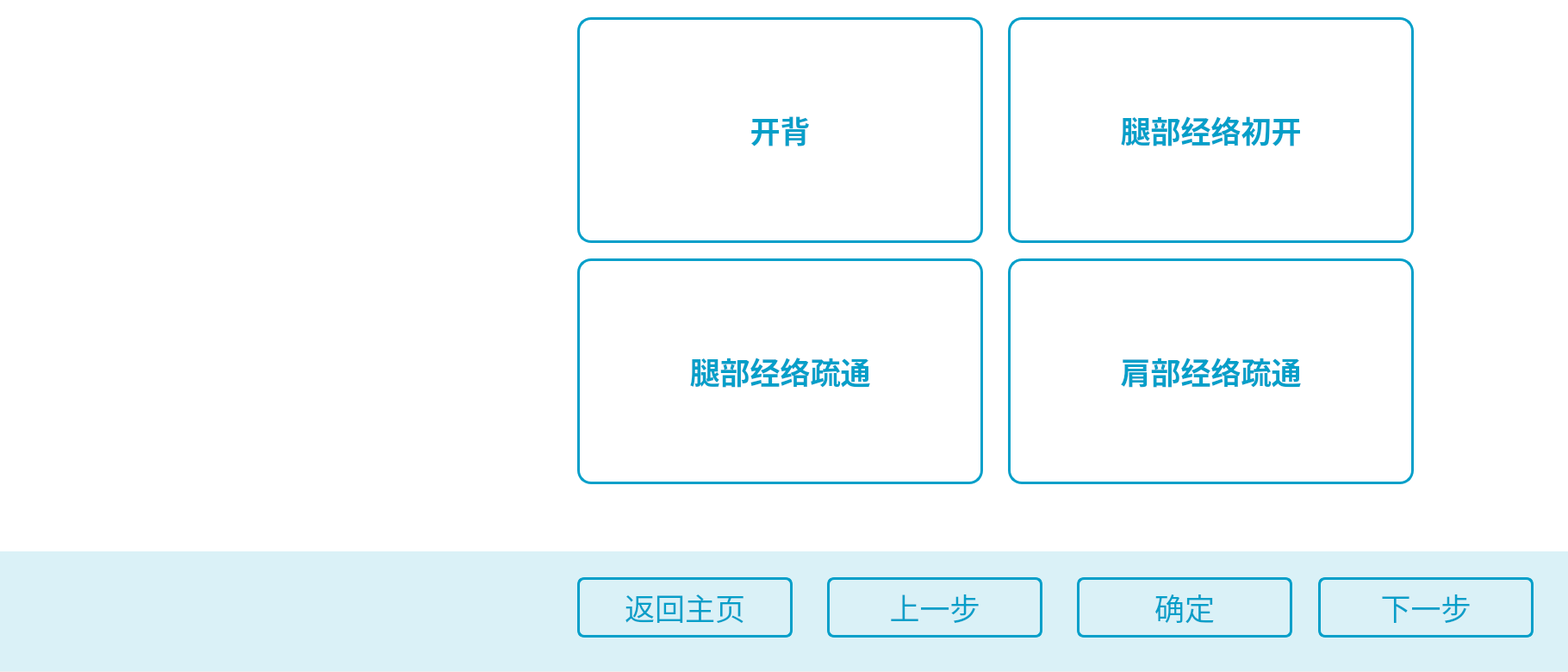
<?xml version="1.0" encoding="UTF-8"?>
<ui version="4.0">
 <class>AutoTreatSelectAndSettingClass</class>
 <widget class="QWidget" name="AutoTreatSelectAndSettingClass">
  <property name="geometry">
   <rect>
    <x>0</x>
    <y>0</y>
    <width>1820</width>
    <height>780</height>
   </rect>
  </property>
  <property name="windowTitle">
   <string>AutoTreatSelectAndSetting</string>
  </property>
  <widget class="QLabel" name="label_Background">
   <property name="geometry">
    <rect>
     <x>0</x>
     <y>0</y>
     <width>1820</width>
     <height>641</height>
    </rect>
   </property>
   <property name="styleSheet">
    <string notr="true">background-color:white;
</string>
   </property>
   <property name="text">
    <string/>
   </property>
  </widget>
  <widget class="QLabel" name="label_XueweiImage">
   <property name="geometry">
    <rect>
     <x>80</x>
     <y>0</y>
     <width>506</width>
     <height>630</height>
    </rect>
   </property>
   <property name="text">
    <string/>
   </property>
   <property name="pixmap">
    <pixmap resource="PhysicalTherapyRobot.qrc">:/Select1.png</pixmap>
   </property>
  </widget>
  <widget class="QPushButton" name="pushButton_OpenBack">
   <property name="geometry">
    <rect>
     <x>670</x>
     <y>20</y>
     <width>471</width>
     <height>262</height>
    </rect>
   </property>
   <property name="font">
    <font>
     <family>阿里巴巴普惠体</family>
     <pointsize>26</pointsize>
     <weight>75</weight>
     <bold>true</bold>
    </font>
   </property>
   <property name="styleSheet">
    <string notr="true">QPushButton
{
    /*背景颜色*/  
	border-radius:16px;
	border:3px solid #059FC9;
	color:#059FC9;
}

QPushButton:pressed
{
	border:6px solid #059FC9;
}</string>
   </property>
   <property name="text">
    <string>开背</string>
   </property>
   <property name="checkable">
    <bool>true</bool>
   </property>
   <property name="autoExclusive">
    <bool>true</bool>
   </property>
  </widget>
  <widget class="QPushButton" name="pushButton_OpenBackSetPara">
   <property name="geometry">
    <rect>
     <x>810</x>
     <y>190</y>
     <width>211</width>
     <height>72</height>
    </rect>
   </property>
   <property name="styleSheet">
    <string notr="true">border-radius:16px;</string>
   </property>
   <property name="text">
    <string/>
   </property>
   <property name="icon">
    <iconset resource="PhysicalTherapyRobot.qrc">
     <normaloff>:/OpenBackSetPara.png</normaloff>:/OpenBackSetPara.png</iconset>
   </property>
   <property name="iconSize">
    <size>
     <width>211</width>
     <height>72</height>
    </size>
   </property>
  </widget>
  <widget class="QPushButton" name="pushButton_LegOpen">
   <property name="geometry">
    <rect>
     <x>1170</x>
     <y>20</y>
     <width>471</width>
     <height>262</height>
    </rect>
   </property>
   <property name="font">
    <font>
     <family>阿里巴巴普惠体</family>
     <pointsize>26</pointsize>
     <weight>75</weight>
     <bold>true</bold>
    </font>
   </property>
   <property name="styleSheet">
    <string notr="true">QPushButton
{
    /*背景颜色*/  
	border-radius:16px;
	border:3px solid #059FC9;
	color:#059FC9;
}

QPushButton:pressed
{
	border:6px solid #059FC9;
}</string>
   </property>
   <property name="text">
    <string>腿部经络初开</string>
   </property>
   <property name="checkable">
    <bool>true</bool>
   </property>
   <property name="autoExclusive">
    <bool>true</bool>
   </property>
  </widget>
  <widget class="QPushButton" name="pushButton_LegOpenSetPara">
   <property name="geometry">
    <rect>
     <x>1290</x>
     <y>190</y>
     <width>211</width>
     <height>72</height>
    </rect>
   </property>
   <property name="styleSheet">
    <string notr="true">border-radius:16px;</string>
   </property>
   <property name="text">
    <string/>
   </property>
   <property name="icon">
    <iconset resource="PhysicalTherapyRobot.qrc">
     <normaloff>:/OpenBackSetPara.png</normaloff>:/OpenBackSetPara.png</iconset>
   </property>
   <property name="iconSize">
    <size>
     <width>211</width>
     <height>72</height>
    </size>
   </property>
  </widget>
  <widget class="QPushButton" name="pushButton_LegUnlock">
   <property name="geometry">
    <rect>
     <x>670</x>
     <y>300</y>
     <width>471</width>
     <height>262</height>
    </rect>
   </property>
   <property name="font">
    <font>
     <family>阿里巴巴普惠体</family>
     <pointsize>26</pointsize>
     <weight>75</weight>
     <bold>true</bold>
    </font>
   </property>
   <property name="styleSheet">
    <string notr="true">QPushButton
{
    /*背景颜色*/  
	border-radius:16px;
	border:3px solid #059FC9;
	color:#059FC9;
}

QPushButton:pressed
{
	border:6px solid #059FC9;
}</string>
   </property>
   <property name="text">
    <string>腿部经络疏通</string>
   </property>
   <property name="checkable">
    <bool>true</bool>
   </property>
   <property name="autoExclusive">
    <bool>true</bool>
   </property>
  </widget>
  <widget class="QPushButton" name="pushButton_LegUnlockSetPara">
   <property name="geometry">
    <rect>
     <x>790</x>
     <y>470</y>
     <width>211</width>
     <height>72</height>
    </rect>
   </property>
   <property name="styleSheet">
    <string notr="true">border-radius:16px;</string>
   </property>
   <property name="text">
    <string/>
   </property>
   <property name="icon">
    <iconset resource="PhysicalTherapyRobot.qrc">
     <normaloff>:/OpenBackSetPara.png</normaloff>:/OpenBackSetPara.png</iconset>
   </property>
   <property name="iconSize">
    <size>
     <width>211</width>
     <height>72</height>
    </size>
   </property>
  </widget>
  <widget class="QPushButton" name="pushButton_ShoulderUnlock">
   <property name="geometry">
    <rect>
     <x>1170</x>
     <y>300</y>
     <width>471</width>
     <height>262</height>
    </rect>
   </property>
   <property name="font">
    <font>
     <family>阿里巴巴普惠体</family>
     <pointsize>26</pointsize>
     <weight>75</weight>
     <bold>true</bold>
    </font>
   </property>
   <property name="styleSheet">
    <string notr="true">QPushButton
{
    /*背景颜色*/  
	border-radius:16px;
	border:3px solid #059FC9;
	color:#059FC9;
}

QPushButton:pressed
{
	border:6px solid #059FC9;
}</string>
   </property>
   <property name="text">
    <string>肩部经络疏通</string>
   </property>
   <property name="checkable">
    <bool>true</bool>
   </property>
   <property name="autoExclusive">
    <bool>true</bool>
   </property>
  </widget>
  <widget class="QPushButton" name="pushButton_ShoulderUnlockSetPara">
   <property name="geometry">
    <rect>
     <x>1310</x>
     <y>470</y>
     <width>211</width>
     <height>72</height>
    </rect>
   </property>
   <property name="styleSheet">
    <string notr="true">border-radius:16px;</string>
   </property>
   <property name="text">
    <string/>
   </property>
   <property name="icon">
    <iconset resource="PhysicalTherapyRobot.qrc">
     <normaloff>:/OpenBackSetPara.png</normaloff>:/OpenBackSetPara.png</iconset>
   </property>
   <property name="iconSize">
    <size>
     <width>211</width>
     <height>72</height>
    </size>
   </property>
  </widget>
  <widget class="QLabel" name="label_Bottom">
   <property name="geometry">
    <rect>
     <x>0</x>
     <y>640</y>
     <width>1820</width>
     <height>139</height>
    </rect>
   </property>
   <property name="styleSheet">
    <string notr="true">background-color:#DAF1F7;</string>
   </property>
   <property name="text">
    <string/>
   </property>
  </widget>
  <widget class="QPushButton" name="pushButton_BackToHome">
   <property name="geometry">
    <rect>
     <x>670</x>
     <y>670</y>
     <width>250</width>
     <height>70</height>
    </rect>
   </property>
   <property name="font">
    <font>
     <family>阿里巴巴普惠体</family>
     <pointsize>26</pointsize>
     <weight>50</weight>
     <bold>false</bold>
    </font>
   </property>
   <property name="styleSheet">
    <string notr="true">color:#059FC9;
border-radius:8px;
border:3px solid #059FC9;</string>
   </property>
   <property name="text">
    <string>返回主页</string>
   </property>
  </widget>
  <widget class="QPushButton" name="pushButton_LastStep">
   <property name="geometry">
    <rect>
     <x>960</x>
     <y>670</y>
     <width>250</width>
     <height>70</height>
    </rect>
   </property>
   <property name="font">
    <font>
     <family>阿里巴巴普惠体</family>
     <pointsize>26</pointsize>
     <weight>50</weight>
     <bold>false</bold>
    </font>
   </property>
   <property name="styleSheet">
    <string notr="true">color:#059FC9;
border-radius:8px;
border:3px solid #059FC9;</string>
   </property>
   <property name="text">
    <string>上一步</string>
   </property>
  </widget>
  <widget class="QPushButton" name="pushButton_Confirm">
   <property name="geometry">
    <rect>
     <x>1250</x>
     <y>670</y>
     <width>250</width>
     <height>70</height>
    </rect>
   </property>
   <property name="font">
    <font>
     <family>阿里巴巴普惠体</family>
     <pointsize>26</pointsize>
     <weight>50</weight>
     <bold>false</bold>
    </font>
   </property>
   <property name="styleSheet">
    <string notr="true">color:#059FC9;
border-radius:8px;
border:3px solid #059FC9;</string>
   </property>
   <property name="text">
    <string>确定</string>
   </property>
  </widget>
  <widget class="QPushButton" name="pushButton_NextStep">
   <property name="geometry">
    <rect>
     <x>1530</x>
     <y>670</y>
     <width>250</width>
     <height>70</height>
    </rect>
   </property>
   <property name="font">
    <font>
     <family>阿里巴巴普惠体</family>
     <pointsize>26</pointsize>
     <weight>50</weight>
     <bold>false</bold>
    </font>
   </property>
   <property name="styleSheet">
    <string notr="true">color:#059FC9;
border-radius:8px;
border:3px solid #059FC9;</string>
   </property>
   <property name="text">
    <string>下一步</string>
   </property>
  </widget>
 </widget>
 <layoutdefault spacing="6" margin="11"/>
 <resources>
  <include location="PhysicalTherapyRobot.qrc"/>
 </resources>
 <connections/>
</ui>
